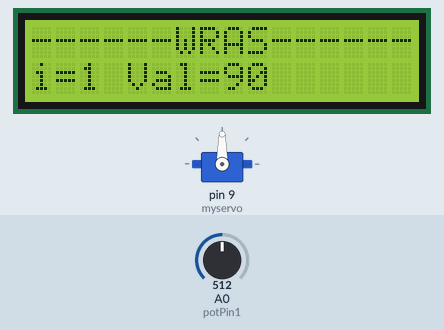
Recording of a sketch running on a simulated Arduino Uno, built with avr-gcc and run on an emulated ATmega328P. On the bench: servo, 16×2 character LCD. Inputs (shaded band) come from the test bench; at power-on: A0 (potPin1) = 512.

Above: at 1.2 s.
1.3 s: A0 (potPin1) set to 716
At 2.9 s:
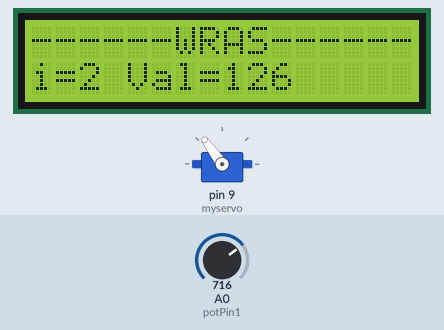
5.4 s: A0 (potPin1) set to 900
At 7.0 s:
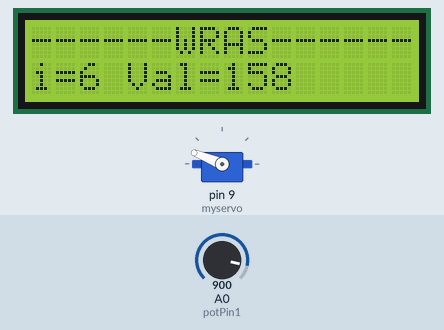
9.5 s: A0 (potPin1) set to 1023
At 10.7 s:
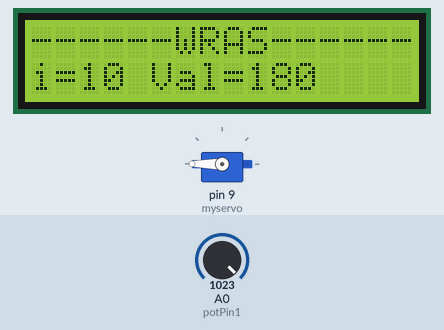
13.6 s: A0 (potPin1) set to 306
At 15.3 s:
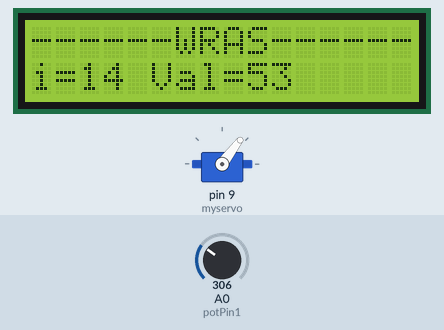
17.7 s: A0 (potPin1) set to 122
At 19.4 s:
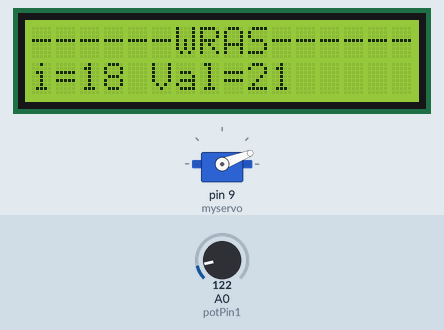
21.8 s: A0 (potPin1) set to 0
At 23.0 s:
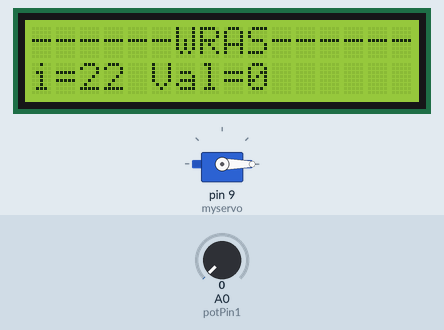
Timing chart, 0 to 24.8 s (numbered marks = the images above; inputs shaded):
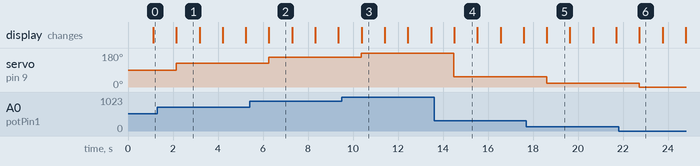

Measured:
- after the input at 1.3 s, servo on pin 9 (myservo): 90° → 126° after 0.85 s
- after the input at 5.4 s, servo on pin 9 (myservo): 126° → 158° after 0.86 s
- after the input at 9.5 s, servo on pin 9 (myservo): 158° → 180° after 0.87 s
- after the input at 13.6 s, servo on pin 9 (myservo): 180° → 53° after 0.87 s
- after the input at 17.7 s, servo on pin 9 (myservo): 53° → 21° after 0.91 s
- after the input at 21.8 s, servo on pin 9 (myservo): 21° → 0° after 0.93 s
- what the display in image 1 shows lasts 1.1 s, from 2.1 s to 3.2 s

The sketch:

lcd.ino
```cpp
// include the library code:
#include <LiquidCrystal_I2C.h>
#include <Wire.h>
#include <Servo.h>

LiquidCrystal_I2C lcd(0x27, 16, 2);

Servo myservo; //obiect pt controlul servomotorului

int potPin1 = A0; // potentiometru

void setup() {

  // Set pin I/O
  pinMode(potPin1, INPUT);
  myservo.attach(9); //control servo pe pinul digital 9

  // initialize the LCD,
  lcd.begin();
  lcd.backlight();
}

void loop() {
  for(int i = 0; i<10000; i++) {
    lcd.clear();
    char mystrg[16];
    int var=analogRead(potPin1);
    var = map(var, 0, 1022, 0, 180);
    sprintf(mystrg, "i=%d Val=%d", i, var);
    myservo.write(var); // pozitioneaza servo pe valoarea data de potentiometru
    lcd.print("------WRAS------");
    lcd.setCursor (0,1); // 2nd screen line
    lcd.print(mystrg);
    //lcd.print(millis() / 1000);
    delay(1000);
    //end screen line
  }
}
```
